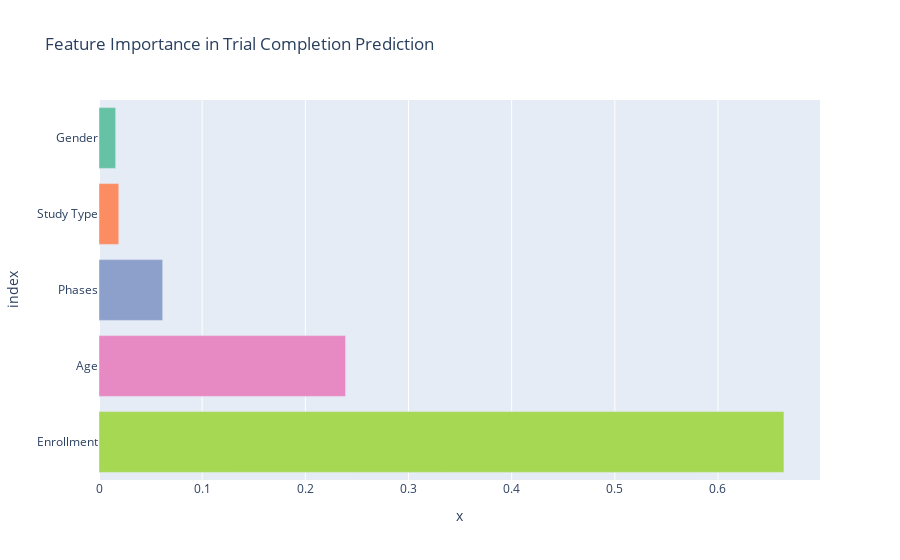

The code cell stored with this chart in its notebook:
### Code cell
importances = pd.Series(model.feature_importances_, index=X.columns).sort_values(ascending=True)

fig = px.bar(
    importances,
    x=importances.values,
    y=importances.index,
    orientation="h",
    title="Feature Importance in Trial Completion Prediction",
    color=importances.index,   #  color by feature name (categorical)
    color_discrete_sequence=px.colors.qualitative.Set2  # nice diverse palette
)

fig.update_layout(showlegend=False)  # legend not needed
fig.show()

### Figure 1 — Plotly figure (JSON) as saved in the notebook; plotly's stock layout.template omitted (floating-point values rounded to 4 significant figures)
{"data": [{"hovertemplate": "index=%{y}<br>x=%{x}<extra></extra>", "legendgroup": "Gender", "marker": {"color": "rgb(102,194,165)", "pattern": {"shape": ""}}, "name": "Gender", "orientation": "h", "showlegend": true, "textposition": "auto", "type": "bar", "x": [0.01615], "xaxis": "x", "y": ["Gender"], "yaxis": "y"}, {"hovertemplate": "index=%{y}<br>x=%{x}<extra></extra>", "legendgroup": "Study Type", "marker": {"color": "rgb(252,141,98)", "pattern": {"shape": ""}}, "name": "Study Type", "orientation": "h", "showlegend": true, "textposition": "auto", "type": "bar", "x": [0.01916], "xaxis": "x", "y": ["Study Type"], "yaxis": "y"}, {"hovertemplate": "index=%{y}<br>x=%{x}<extra></extra>", "legendgroup": "Phases", "marker": {"color": "rgb(141,160,203)", "pattern": {"shape": ""}}, "name": "Phases", "orientation": "h", "showlegend": true, "textposition": "auto", "type": "bar", "x": [0.06173], "xaxis": "x", "y": ["Phases"], "yaxis": "y"}, {"hovertemplate": "index=%{y}<br>x=%{x}<extra></extra>", "legendgroup": "Age", "marker": {"color": "rgb(231,138,195)", "pattern": {"shape": ""}}, "name": "Age", "orientation": "h", "showlegend": true, "textposition": "auto", "type": "bar", "x": [0.239], "xaxis": "x", "y": ["Age"], "yaxis": "y"}, {"hovertemplate": "index=%{y}<br>x=%{x}<extra></extra>", "legendgroup": "Enrollment", "marker": {"color": "rgb(166,216,84)", "pattern": {"shape": ""}}, "name": "Enrollment", "orientation": "h", "showlegend": true, "textposition": "auto", "type": "bar", "x": [0.6639], "xaxis": "x", "y": ["Enrollment"], "yaxis": "y"}], "layout": {"barmode": "relative", "legend": {"title": {"text": "index"}, "tracegroupgap": 0}, "showlegend": false, "title": {"text": "Feature Importance in Trial Completion Prediction"}, "xaxis": {"anchor": "y", "domain": [0, 1], "title": {"text": "x"}}, "yaxis": {"anchor": "x", "categoryarray": ["Enrollment", "Age", "Phases", "Study Type", "Gender"], "categoryorder": "array", "domain": [0, 1], "title": {"text": "index"}}}}
